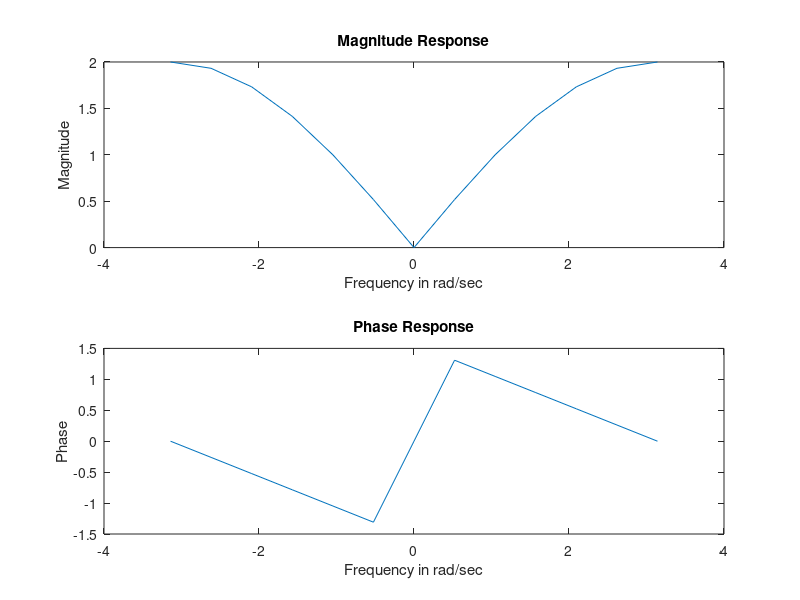

MATLAB code for this plot:
clc
close all
clear all
b=[1 -1];
a=[1 0];
Ts=0.1;
sys=tf(b,a,Ts,'variable','z')
w=-pi:pi/6:pi;
[h]=freqz(b,a,w);
subplot(211);
plot(w,abs(h));
xlabel('Frequency in rad/sec');
ylabel('Magnitude');
title('Magnitude Response');
subplot(212)
plot(w, angle(h));
xlabel('Frequency in rad/sec');
ylabel('Phase');
title('Phase Response');